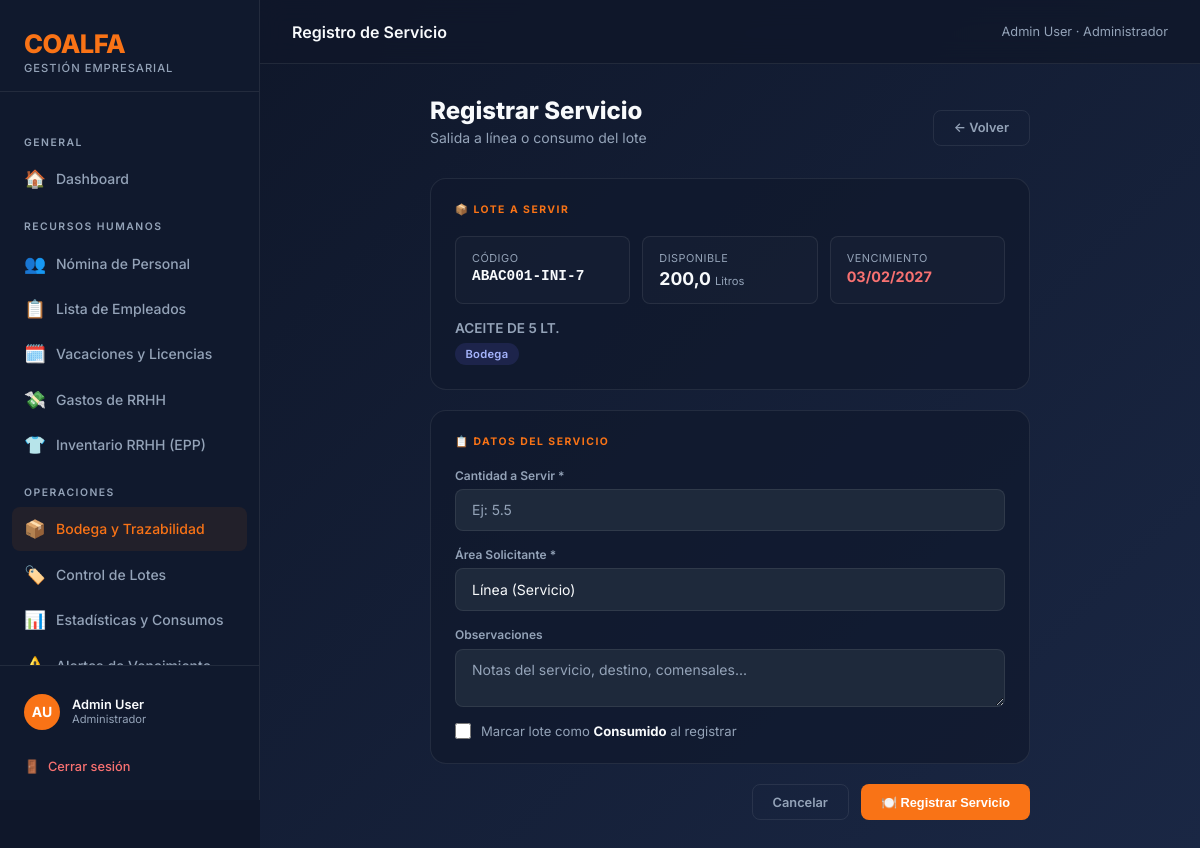
The page /inventario/lotes/2743/servicio/ (signed in) on the database its author committed.
### coalfa/models.py (models this page shows, shortened)
class Usuario(AbstractBaseUser, PermissionsMixin):
    ROL_CHOICES = [
        ("ADMIN", "Administrador"),
        ("RRHH", "Recursos Humanos"),
        ("OPERACIONAL", "Operacional"),
        ("GERENTE", "Gerente"),
        ("AUDITOR", "Auditor (Solo Lectura)"),
    ]
    rut = models.CharField(max_length=12, unique=True, verbose_name="RUT", validators=[rut_validator])
    nombre = models.CharField(max_length=60, verbose_name="Nombre")
    apellido = models.CharField(max_length=60, verbose_name="Apellido")
    rol = models.CharField(max_length=15, choices=ROL_CHOICES, default="RRHH", verbose_name="Rol")
    is_active = models.BooleanField(default=True, verbose_name="Activo")
    is_staff = models.BooleanField(default=False, verbose_name="Es staff")
    solicitud_pendiente = models.BooleanField(default=False, verbose_name="Solicitud pendiente de aprobación")
    date_joined = models.DateTimeField(default=timezone.now, verbose_name="Fecha de registro")
    USERNAME_FIELD = "rut"
    REQUIRED_FIELDS = ["nombre", "apellido"]
    objects = UsuarioManager()
    def get_full_name(self):
        return f"{self.nombre} {self.apellido}"
    class Meta:
        verbose_name = "Usuario"
        verbose_name_plural = "Usuarios"

### inventario/models.py (models this page shows, shortened)
class Lote(models.Model):
    UBICACION_CHOICES = [
        ("BODEGA", "Bodega"),
        ("COCINA_FRIA", "Cocina Fría"),
        ("COCINA_CALIENTE", "Cocina Caliente"),
        ("REPOSTERIA", "Repostería"),
        ("PANADERIA", "Panadería"),
        ("COLACION", "Colación"),
        ("LINEA", "Línea (Servicio)"),
        ("OTRO", "Otro"),
    ]
    ESTADO_CHOICES = [
        ("ACTIVO", "Activo"),
        ("CONSUMIDO", "Consumido"),
        ("VENCIDO", "Vencido"),
        ("DESCARTADO", "Descartado"),
    ]
    PROCESO_CHOICES = [
        ("RECEPCION", "Recepción de Bodega"),
        ("MARINADO", "Marinado"),
        ("PORCIONADO", "Porcionado"),
        ("COCCION", "Cocción"),
        ("PREPARACION", "Preparación / Mezcla"),
        ("HORNEADO", "Horneado"),
        ("ENFRIADO", "Enfriado"),
        ("OTRO", "Otro"),
    ]
    producto = models.ForeignKey(Producto, on_delete=models.PROTECT, related_name="lotes")
    proveedor = models.ForeignKey(
        Proveedor, on_delete=models.SET_NULL, null=True, blank=True, related_name="lotes"
    )
    numero_lote = models.CharField(max_length=60, unique=True, blank=True)
    numero_lote_proveedor = models.CharField(
        max_length=80, blank=True, verbose_name="Lote del Proveedor"
    )
    numero_guia = models.CharField(
        max_length=80, blank=True, verbose_name="Nº Guía / Factura"
    )
    cantidad = models.FloatField()
    precio_unitario = models.FloatField(default=0, help_text="Costo por unidad de medida")
    fecha_recepcion = models.DateField()
    fecha_vencimiento = models.DateField()
    temperatura_recepcion = models.FloatField(
        null=True, blank=True, verbose_name="Temperatura recepción (°C)"
    )
    proceso = models.CharField(
        max_length=20,
        choices=PROCESO_CHOICES,
        default="RECEPCION",
        verbose_name="Proceso de origen",
    )
    lotes_padres = models.ManyToManyField(
        "self",
        symmetrical=False,
        blank=True,
        related_name="lotes_hijos",
        verbose_name="Lotes de origen (insumos)",
    )
    ubicacion_actual = models.CharField(
        max_length=30, choices=UBICACION_CHOICES, default="BODEGA"
    )
    ubicacion_detalle = models.CharField(
        max_length=100, blank=True, help_text="Ej: Pasillo 2, Estante B"
    )
    estado = models.CharField(
        max_length=12, choices=ESTADO_CHOICES, default="ACTIVO", db_index=True
    )
    responsable_registro = models.CharField(
        max_length=100, blank=True, verbose_name="Responsable de registro"
    )
    observaciones = models.TextField(blank=True)
    fecha_registro = models.DateTimeField(auto_now_add=True)
    class Meta:
        verbose_name = "Lote"
        verbose_name_plural = "Lotes"
        ordering = ["fecha_vencimiento"]

class Producto(models.Model):
    UNIDAD_CHOICES = [
        ("KG", "Kilogramos"),
        ("G", "Gramos"),
        ("L", "Litros"),
        ("ML", "Mililitros"),
        ("UN", "Unidades"),
        ("CAJA", "Cajas"),
    ]
    CATEGORIA_CHOICES = [
        ("ABARROTES", "Abarrotes"),
        ("CARNES", "Carnes y Aves"),
        ("PESCADOS", "Pescados y Mariscos"),
        ("LACTEOS", "Lácteos y Huevos"),
        ("FRUTAS", "Frutas y Verduras"),
        ("CONGELADOS", "Congelados"),
        ("BEBIDAS", "Bebidas"),
        ("LIMPIEZA", "Aseo y Limpieza"),
        ("VESTUARIO", "Vestuario / Ropa"),
        ("EPP", "Elementos de Protección Personal"),
        ("OTRO", "Otros"),
    ]
    nombre = models.CharField(max_length=150)
    talla = models.CharField(max_length=50, blank=True)
    descripcion = models.TextField(blank=True)
    categoria = models.CharField(max_length=20, choices=CATEGORIA_CHOICES, default="OTRO")
    unidad_medida = models.CharField(max_length=5, choices=UNIDAD_CHOICES, default="KG")
    stock_minimo = models.FloatField(default=0, help_text="Alerta cuando el stock total baje de este valor")
    temperatura_min = models.FloatField(null=True, blank=True, help_text="°C (opcional)")
    temperatura_max = models.FloatField(null=True, blank=True, help_text="°C (opcional)")
    class Meta:
        verbose_name = "Producto"
        verbose_name_plural = "Productos"
        ordering = ["nombre"]
        unique_together = ["nombre", "talla"]

### inventario/views.py (the view, shortened to what this page needs)
# urls.py: path("lotes/<int:pk>/servicio/", views.registrar_servicio, name="inventario_registrar_servicio"),
@operacional_required
def registrar_servicio(request, pk):
    lote = get_object_or_404(Lote, pk=pk)
    return render(request, "inventario/servicio_lote.html", {
        "lote": lote,
        "ubicaciones": Lote.UBICACION_CHOICES,
    })

### coalfa/context_processors.py (called while the page is built)
def solicitudes_pendientes(request):
    if request.user.is_authenticated and getattr(request.user, 'rol', None) == 'ADMIN':
        count = Usuario.objects.filter(solicitud_pendiente=True).count()
        return {'solicitudes_count': count}
    return {}

### inventario/templates/inventario/servicio_lote.html (shortened to what this page needs)
{% extends 'base.html' %}
{% block topbar_title %}Registro de Servicio{% endblock %}
{% block nav_inventario %}active{% endblock %}
{% block content %}
<div style="max-width:600px;margin:0 auto;">
    <div style="display:flex;justify-content:space-between;align-items:flex-end;margin-bottom:2rem;flex-wrap:wrap;gap:1rem;">
        <div>
            <div class="page-title">Registrar Servicio</div>
            <p class="page-subtitle" style="margin-bottom:0;">Salida a línea o consumo del lote</p>
        </div>
        <a href="{% url 'inventario_detalle_lote' lote.pk %}" class="btn btn-ghost">← Volver</a>
    </div>
    <div class="form-section" style="margin-bottom:1.25rem;">
        <div class="form-section-label">📦 Lote a Servir</div>
        <div style="display:grid;grid-template-columns:repeat(3,1fr);gap:0.75rem;margin-bottom:1rem;">
            <div class="lote-stat">
                <div class="lote-stat-label">Código</div>
                <div class="lote-stat-value" style="font-family:monospace;font-size:0.9rem;">{{ lote.numero_lote }}</div>
            </div>
            <div class="lote-stat">
                <div class="lote-stat-label">Disponible</div>
                <div class="lote-stat-value">{{ lote.cantidad }} <span style="font-size:0.7rem;font-weight:400;color:var(--text-muted);">{{ lote.producto.get_unidad_medida_display }}</span></div>
            </div>
            <div class="lote-stat">
                <div class="lote-stat-label">Vencimiento</div>
                <div class="lote-stat-value" style="font-size:0.9rem;color:#f87171;">{{ lote.fecha_vencimiento|date:"d/m/Y" }}</div>
            </div>
        </div>
        <div style="font-size:0.85rem;font-weight:600;color:var(--text-muted);">{{ lote.producto.nombre }}</div>
        <div style="margin-top:0.35rem;"><span class="badge badge-{{ lote.ubicacion_actual|lower }}">{{ lote.get_ubicacion_actual_display }}</span></div>
    </div>
    <form method="post" id="form_servicio">
        <div class="form-section">
            <div class="form-section-label">📋 Datos del Servicio</div>
            <div class="field-wrap">
                <label class="field-label">Cantidad a Servir *</label>
                <input type="number" name="cantidad_servida" step="0.01" min="0.01"
                       max="{{ lote.cantidad }}" class="form-control"
                       placeholder="Ej: 5.5" required id="id_cant_serv">
            </div>
            <div class="field-wrap">
                <label class="field-label">Área Solicitante *</label>
                <select name="area" class="form-control" required id="id_area_serv">
                    {% for key, label in ubicaciones %}
                    <option value="{{ key }}" {% if key == 'LINEA' %}selected{% endif %}>{{ label }}</option>
                    {% endfor %}
                </select>
            </div>
            <div class="field-wrap">
                <label class="field-label">Observaciones</label>
                <textarea name="observaciones" class="form-control" rows="2" id="id_obs_serv"
                          placeholder="Notas del servicio, destino, comensales..."></textarea>
            </div>
            <label style="display:flex;align-items:center;gap:0.625rem;cursor:pointer;margin-top:0.25rem;">
                <input type="checkbox" name="marcar_consumido" value="1" id="id_consumido"
                       style="accent-color:var(--accent);width:16px;height:16px;">
                <span style="font-size:0.82rem;color:var(--text-muted);">Marcar lote como <strong style="color:var(--text);">Consumido</strong> al registrar</span>
            </label>
        </div>
        <div style="display:flex;justify-content:flex-end;gap:0.75rem;">
            <a href="{% url 'inventario_detalle_lote' lote.pk %}" class="btn btn-ghost">Cancelar</a>
            {% if user.rol == 'AUDITOR' %}
            <div class="alert alert-warning" style="margin:0; font-weight:700;">🔒 Modo Auditor (Solo Lectura): No tienes permisos para registrar salidas ni servicios.</div>
            {% else %}
            <button type="submit" class="btn btn-primary" id="btn_serv">🍽️ Registrar Servicio</button>
            {% endif %}
        </div>
    </form>
</div>
{% endblock %}

### templates/base.html (shortened to what this page needs)
<!DOCTYPE html>
<html lang="es">
<head>
    <link rel="stylesheet" href="https://unpkg.com/nprogress@0.2.0/nprogress.css" />
</head>
<body>
    <div class="sidebar">
        <div class="sidebar-brand">
            <div class="logo-text">COALFA</div>
            <div class="logo-sub">Gestión Empresarial</div>
        </div>
        <nav class="sidebar-nav">
            <div class="nav-section-label">General</div>
            <a href="{% url 'dashboard' %}" class="nav-item {% block nav_home %}{% endblock %}">
                <span class="icon">🏠</span> Dashboard
            </a>
            {% if user.rol == 'RRHH' or user.rol == 'ADMIN' or user.rol == 'GERENTE' or user.rol == 'AUDITOR' %}
            <div class="nav-section-label">Recursos Humanos</div>
            <a href="{% url 'rrhh_dashboard' %}" class="nav-item {% block nav_rrhh %}{% endblock %}">
                <span class="icon">👥</span> Nómina de Personal
            </a>
            <a href="{% url 'rrhh_lista_empleados' %}" class="nav-item {% block nav_empleados %}{% endblock %}">
                <span class="icon">📋</span> Lista de Empleados
            </a>
            <a href="{% url 'rrhh_ausencias' %}" class="nav-item {% block nav_ausencias %}{% endblock %}">
                <span class="icon">🗓️</span> Vacaciones y Licencias
            </a>
            <a href="{% url 'rrhh_gastos' %}" class="nav-item {% block nav_rrhh_gastos %}{% endblock %}">
                <span class="icon">💸</span> Gastos de RRHH
            </a>
            <a href="{% url 'rrhh_inventario' %}" class="nav-item {% block nav_rrhh_inventario %}{% endblock %}">
                <span class="icon">👕</span> Inventario RRHH (EPP)
            </a>
            {% endif %}
            {% if user.rol == 'OPERACIONAL' or user.rol == 'ADMIN' or user.rol == 'GERENTE' or user.rol == 'AUDITOR' %}
            <div class="nav-section-label">Operaciones</div>
            <a href="{% url 'inventario_dashboard' %}" class="nav-item {% block nav_inventario %}{% endblock %}">
                <span class="icon">📦</span> Bodega y Trazabilidad
            </a>
            <a href="{% url 'inventario_lista_lotes' %}" class="nav-item {% block nav_lotes %}{% endblock %}">
                <span class="icon">🏷️</span> Control de Lotes
            </a>
            <a href="{% url 'inventario_resumen_consumo' %}" class="nav-item {% block nav_consumo %}{% endblock %}">
                <span class="icon">📊</span> Estadísticas y Consumos
            </a>
            <a href="{% url 'inventario_alertas' %}" class="nav-item {% block nav_alertas %}{% endblock %}">
                <span class="icon">⚠️</span> Alertas de Vencimiento
            </a>
            {% endif %}
        </nav>
        <div class="sidebar-footer">
            <div class="user-info">
                <div class="user-avatar">{{ user.nombre|first }}{{ user.apellido|first }}</div>
                <div>
                    <div class="user-name">{{ user.get_full_name }}</div>
                    <div class="user-role">{{ user.get_rol_display }}</div>
                </div>
            </div>
            <a href="{% url 'logout' %}" class="btn-logout">
                <span>🚪</span> Cerrar sesión
            </a>
        </div>
    </div>
    <div class="main-wrapper">
        <div class="topbar">
            <div class="topbar-title">{% block topbar_title %}Dashboard{% endblock %}</div>
            <div class="topbar-breadcrumb">{{ user.get_full_name }} · {{ user.get_rol_display }}</div>
        </div>
        <div class="page-content">
            {% block content %}{% endblock %}
        </div>
    </div>
</body>
</html>

### rows shown on the page
Usuario: nombre|first "A", apellido|first "U", get_full_name "Admin User", rol "Administrador"
Lote: numero_lote "ABAC001-INI-7", cantidad "200,0", producto.unidad_medida "Litros", fecha_vencimiento "03/02/2027", producto.nombre "ACEITE DE 5 LT.", ubicacion_actual "Bodega"

### other values the page prints
form field area "Línea (Servicio)"
